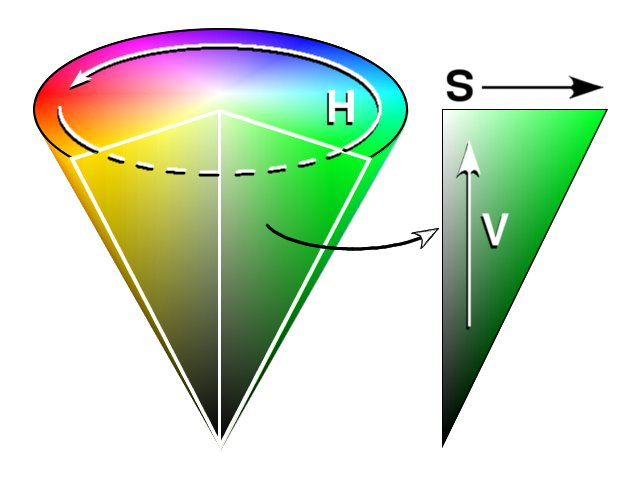
#> input picture python-notebooks/5-opencv/img/HSV_cone.jpg, 640 x 480 px, given in place of the camera
$ jupyter execute '8-Transformaciones Morfologicas.ipynb'
#> lines starting #> are read from the running program, lines starting #| are printed output that depends on the picture; after the words box and inside, x2 and y2 are one past the last pixel; in counts of white or black regions, pixels touching at a corner belong together
[cell 1]
import cv2
import numpy as np
import matplotlib.pyplot as plt

cap = cv2.VideoCapture(0)
kernel = np.ones((5,5),np.uint8)
selector = 0
names = ["Dilate","Erode","Open","Close","Dil+Ero","Gradient+Median"]
kerneld = np.ones((4,4),np.uint8)
kernele = np.ones((5,5),np.uint8)
kerneleg = np.ones((4,4),np.uint8)

def on_trackbar(val):
    global selector
    selector = val

cv2.namedWindow('maskd')
cv2.createTrackbar('Select','maskd',0,len(names)-1,on_trackbar)

while(1):

    # Captura un frame
    _, frame = cap.read()
#> frame is the input picture: shape (480, 640, 3); mean B, G, R 197.9, 219.7, 205

    # Convert BGR to HSV
    hsv = cv2.cvtColor(frame, cv2.COLOR_BGR2HSV)
#> hsv: shape (480, 640, 3); mean H, S, V 29, 54.4, 228.7

    # define range of green color in HSV
    lower_green = np.array([45,80,80])
    upper_green = np.array([80,255,255])

    # Threshold the HSV image to get only blue colors
    mask = cv2.inRange(hsv, lower_green, upper_green)
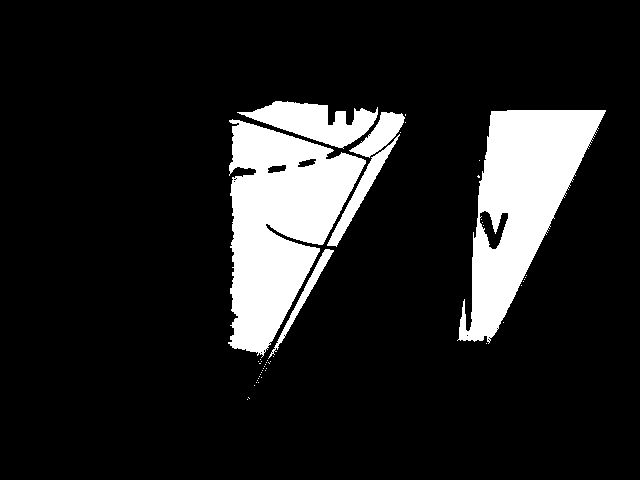
#> mask: shape (480, 640); 13.4% white; 47 white regions (41 under 20 px), largest, box (x1, y1, x2, y2) and area: (228, 119, 366, 358) 18459, (457, 110, 606, 344) 16242, (237, 101, 378, 149) 3335, (327, 134, 400, 247) 1301, (349, 112, 405, 158) 1104, (268, 249, 334, 359) 761
    match selector:
        case 0:
            maskd = cv2.dilate(mask,kernel,iterations = 1) #1
        case 1:
            maskd = cv2.erode(mask,kernel,iterations = 1) #2
        case 2:
            maskd = cv2.morphologyEx(mask, cv2.MORPH_OPEN, kernel) # 3 (erotion and dilation)
        case 3:
            maskd = cv2.morphologyEx(mask, cv2.MORPH_CLOSE, kernel) # 4 (dilation and erotion)
        case 4:
            maskd = cv2.dilate(mask,kerneld,iterations = 1) #5
            maskd = cv2.erode(maskd,kernele,iterations = 1) #5
        case 5:
            maskd = cv2.morphologyEx(maskd, cv2.MORPH_GRADIENT, kernel) # 6
            maskd = cv2.medianBlur(mask,11)

    #maskd = cv2.medianBlur(mask,11)
    # Bitwise-AND mask and original image
    res = cv2.bitwise_and(frame,frame, mask= maskd)
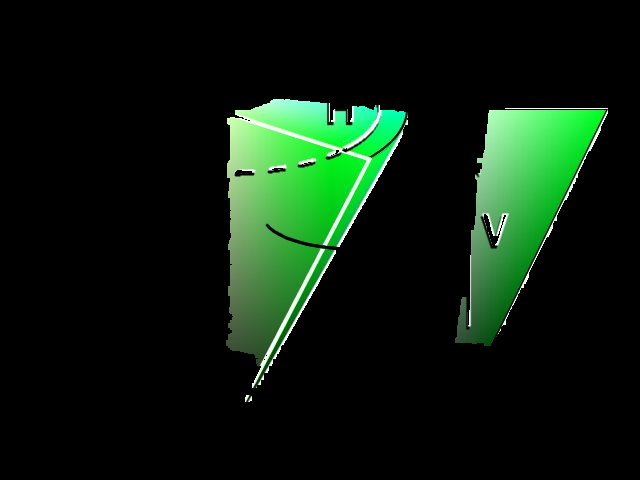
#> res: shape (480, 640, 3); mean B, G, R 14.2, 29.7, 12.1
    cv2.putText(maskd,names[selector],(10,30), cv2.FONT_HERSHEY_SIMPLEX, 1,(255,255,255),2)
    #cv2.imshow('frame',frame)
    cv2.imshow('mask',mask)
    cv2.imshow('maskd',maskd)
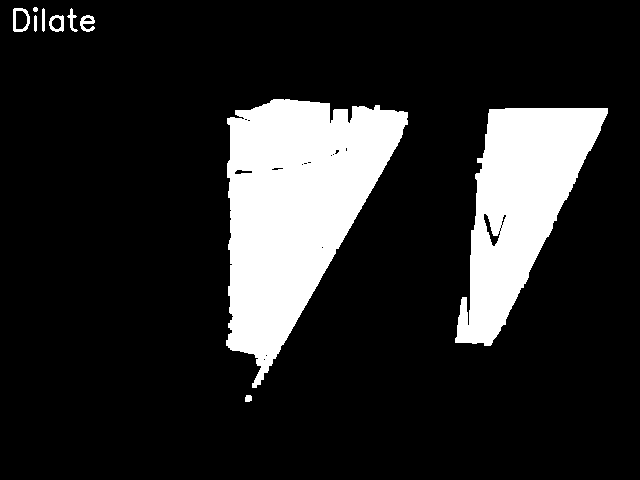
#> window 'maskd': shape (480, 640); 15.9% white; 10 white regions, largest, box (x1, y1, x2, y2) and area: (226, 99, 408, 388) 29672, (455, 108, 608, 346) 18481, (13, 8, 30, 32) 186
    #cv2.imshow('res',res)
    k = cv2.waitKey(10) & 0xFF
#> (key Esc is pressed here)
    if k == 27:
        break #Press 'Esc' to close.

cap.release()
cv2.destroyAllWindows()
